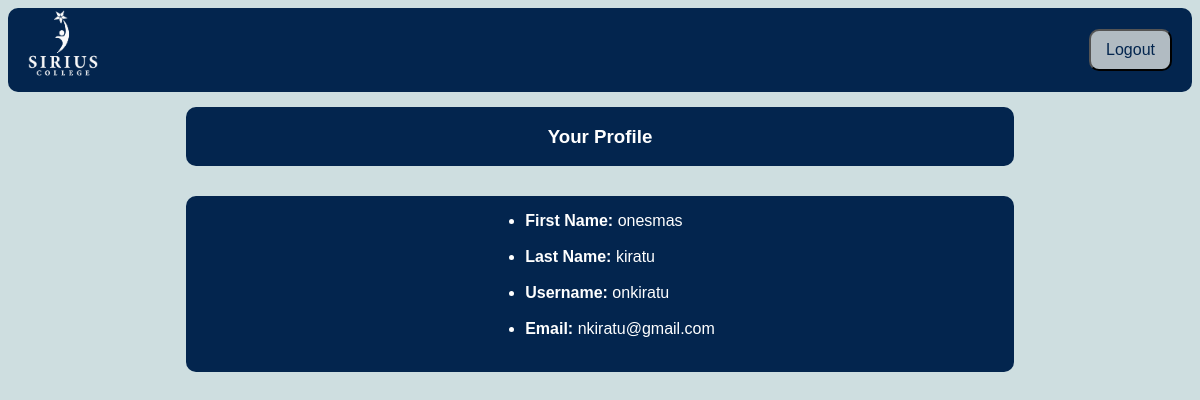
Screenshot of /profile (signed in) with the database file from the repository.
### Grade_12/models.py (models this page shows)
class User(db.Model, UserMixin):
    __tablename__ = "users"
    id = db.Column(db.Integer, primary_key=True)
    first_name = db.Column(db.String(50), nullable=False)
    last_name = db.Column(db.String(50), nullable=False)
    username = db.Column(db.String(50), nullable=False)
    email = db.Column(db.String(50), nullable=False)
    password = db.Column(db.String(50), nullable=False)
    results = db.relationship("Result", backref="user", lazy=True)

### Grade_12/views.py (the view)
@app.route("/profile", methods=["GET", "POST"])
def profile():
    user = current_user
    return render_template("profile.html", user=user)

### Grade_12/models.py (called while the page is built)
@login.user_loader
def user_loader(id):
    return db.session.get(User, int(id))

### Grade_12/templates/profile.html (shortened to what this page needs)
<!DOCTYPE html>
<html lang="en">
<head>
    <link rel="stylesheet" type="text/css" href="static/css/styles.css">
</head>
<body>
<nav class="profile-navbar">
    <div class="profile-logo">
        <a href="/dashboard"> <img src="../static/img/siriuslogo.png" ></a>
    </div>
    <div class="profile-logout">
        <a href="/logout"><button class="button">Logout</button></a>
    </div>
</nav>
<div class="profile-main">
<div class="profile-h3">
    <h3>Your Profile</h3>
</div>
<div class="profile-ul">
    <ul>
        <li> <strong>First Name: </strong>{{ user.first_name}} </li> <br>
        <li>  <strong>Last Name: </strong>{{ user.last_name}} </li> <br>
        <li> <strong>Username: </strong>{{ user.username}} </li> <br>
        <li> <strong>Email: </strong>{{ user.email}} </li> <br>
    </ul>
</div>
</div>
</body>
</html>

### Grade_12/static/css/styles.css (style rules this page uses)
body { background-color: rgb(206, 222, 224); font-family: Oxygen, sans-serif; }
.button { font-size: 16px; background-color: #b1bbc2; padding: 10px 15px; color: #03254E; border-radius: 10px; margin-right: O; }
a { color: white; }
.profile-main { display: flex; justify-content: center; align-items: center; width: 100%; flex-direction: column; }
.profile-ul { display: flex; justify-content: center; background-color: #03254E; border-radius: 10px; align-items: column; color: white; width: 70%; margin: 15px 15px; list-style-type : none; }
.profile-h3 { display: flex; justify-content: center; background-color: #03254E; border-radius: 10px; align-items: column; color: white; width: 70%; margin: 15px 15px; }
.profile-navbar { display: flex; justify-content: space-between; border-radius: 10px; background-color: #03254E; padding-left: 20px; padding-right: 20px; }
.profile-logo { display: flex; }
.profile-logo img { width: 70px; height: 70PX; padding-bottom: 10px; }
.profile-logout { display: flex; justify-content: center; align-items: center; }

### rows the page displays
User: first_name "onesmas", last_name "kiratu", username "onkiratu", email "nkiratu@gmail.com"
